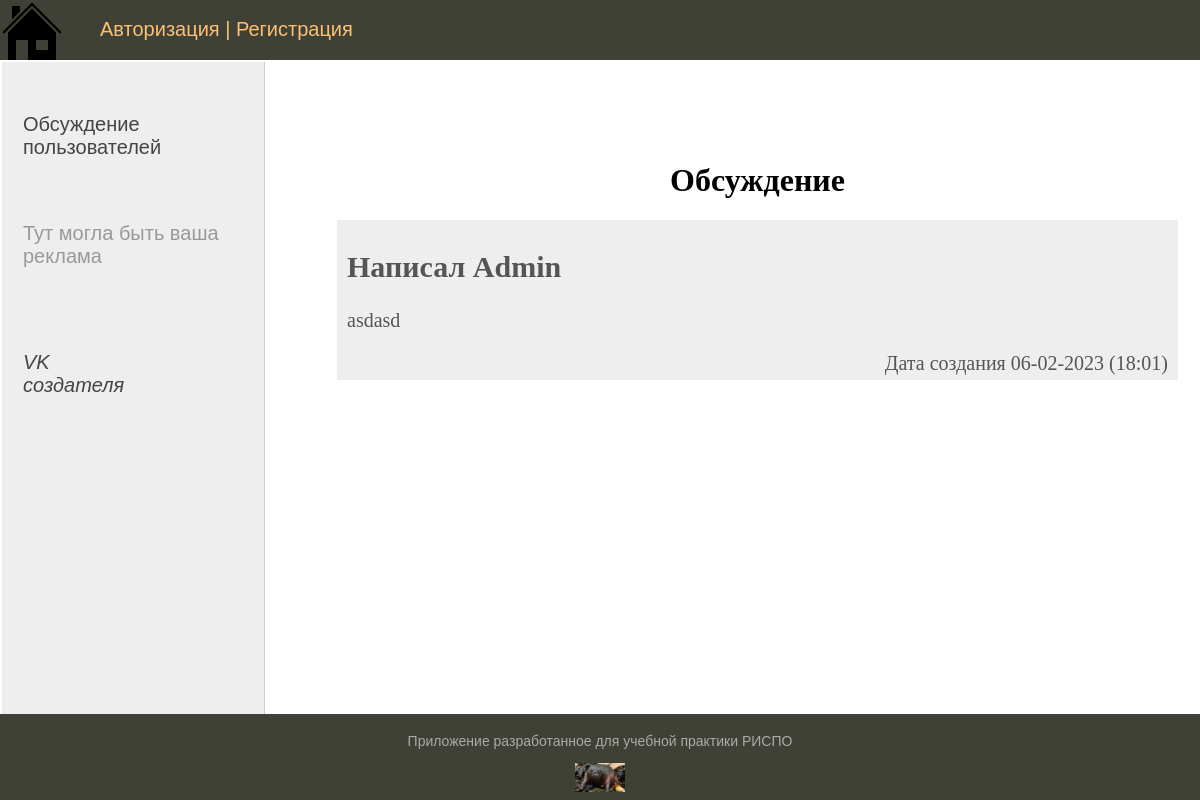
Before: /discussion/ with the older database file.
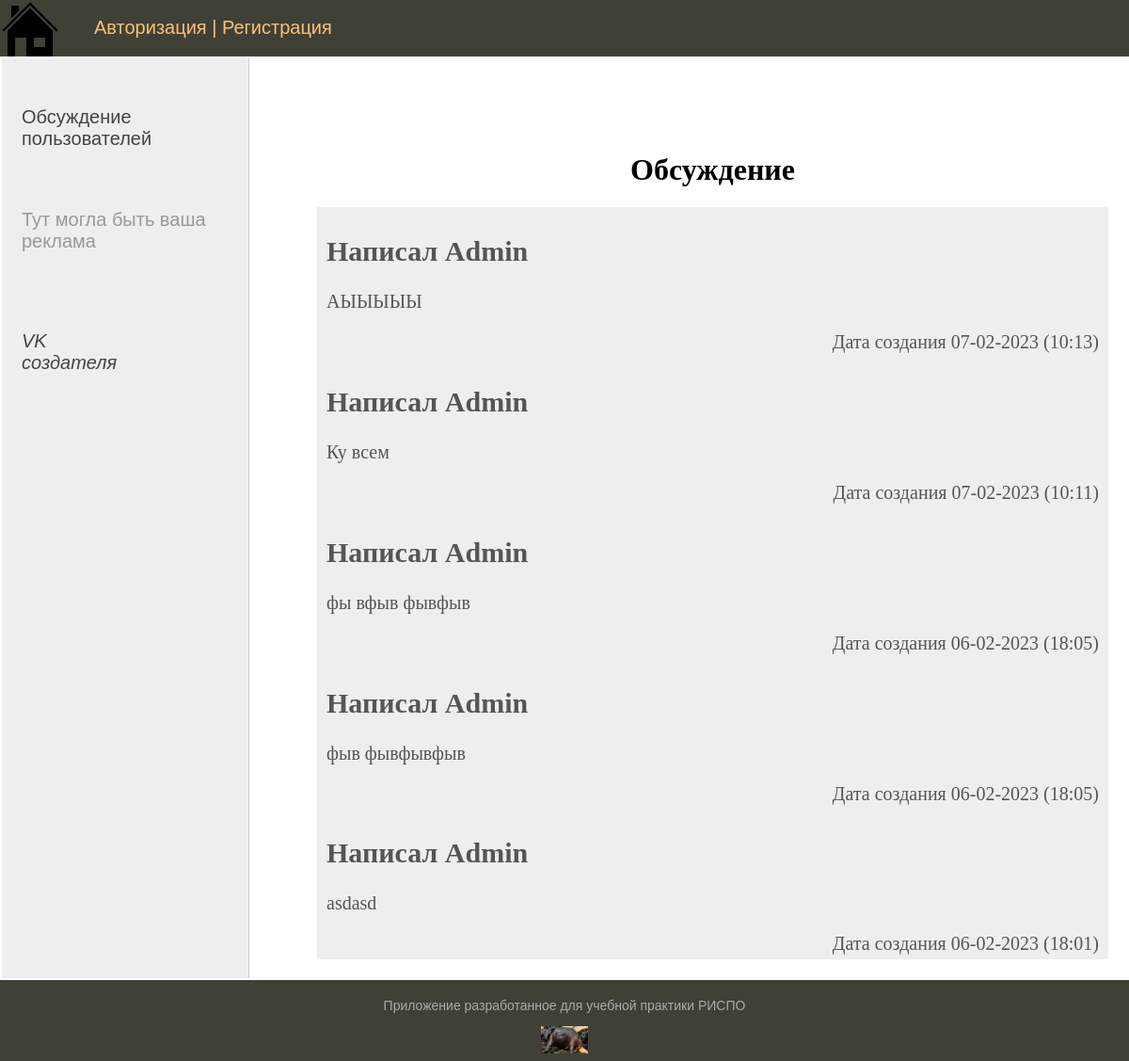
After: the same page with the newer database file.
### people_active/models.py (models this page shows, shortened)
class DiscussionActive(models.Model):
    message = models.CharField(max_length=500, db_index=True, verbose_name="Сообщение")
    name = models.CharField(max_length=100, db_index=True, verbose_name="Никнейм")
    date = models.DateTimeField(auto_now_add=True, verbose_name="Дата создания", null=True)
    class Meta:
        verbose_name_plural = "Сообщения"
        ordering = ["-date"]

### people_active/views.py (the view)
# urls.py: path("discussion/", Discussion.as_view(), name="discussion"),
class Discussion(DataMixin, ListView):
    model = DiscussionActive
    template_name = "discussion.html"
    context_object_name = "discussion"
    def get_context_data(self, **kwargs):
        context = super().get_context_data(**kwargs)
        data_mixin_def = self.get_user_context(title="Обсуждение")
        return context | data_mixin_def

### people_active/utils.py (called while the page is built)
    def get_user_context(self, **kwargs):
        context = kwargs
        groups = Groups.objects.all()
        user_menu = menu.copy()
        if not self.request.user.is_authenticated:
            user_menu.pop(2)
        context["menu"] = user_menu
        context["group"] = groups
        return context

### people_active/templates/discussion.html (shortened to what this page needs)
{% extends 'base.html' %}
{% block content %}
<h1 align="center">{{ title }}</h1>
{% for ds in discussion %}
<div class="article-panel">
    <h2>
        Написал {{ ds.name }}
    </h2>
    <p>
        {{ ds.message }}
    </p>
    <p class="last">Дата создания {{ ds.date|date:"d-m-Y (H:i)" }} </p>
</div>
{% endfor %}
{% endblock content %}

### people_active/templates/base.html (shortened to what this page needs)
{% load static %}
<!DOCTYPE html>
<html lang="en">
<head>
    <link type="text/css" href="{% static 'people_active/css/styles.css' %} " rel="stylesheet"/>
</head>
<body>
<table class="table-page" border=0 cellpadding=0 cellspacing="0">
<tr>
    <td valign="top">
        {% block mainmenu %}
        <div class="header">
            <ul id="mainmenu" class="mainmenu">
                <li class="logo"><a href="{% url 'home' %}" title="На главную">
                    <div class="logo"><img src="{% static 'people_active/images/house.ico' %}"></div>
                </a></li>
                {% if request.user.is_authenticated  and request.user.is_superuser or request.user.is_staff %}
                <li><a href="{% url 'add_page' %}">Добавить в ленту событий</a></li>
                <li class="last">
                    Привет администратор <a href="#">{{ user.username }}</a> | <a href="{% url 'logout' %}">Выйти</a>
                </li>
                {% else %}
                    {% if request.user.is_authenticated %}
                <li class="last">
                    Привет <a href="#">{{ user.username }}</a> | <a href="{% url 'logout' %}">Выйти</a>
                </li>
                {% else %}
                <li>
                        <a href="{% url 'login' %}">
                            Авторизация
                        </a>|
                    <a href="{% url 'register' %}">
                        Регистрация
                    </a>
                    </li>
                {% endif %}
                {% endif %}
            </ul>
        </div>
        {% endblock mainmenu %}
<table class="table-page">
<tr>
    <td valign="top" class="left-chapters">
        <ul id="leftchapters">
            <li>
                <div>
                    <p>
                       <a href="{% url 'discussion' %}">Обсуждение пользователей</a>
                    </p>
                </div>
                 <br>
                <div>
                    <p>Тут могла быть ваша реклама</p>
                </div>
            </li>
            <li class="share">
                <p>
                    <a href="https://vk.com/gasakrus" target="_blank"><br><i>VK создателя</i></a>
                </p>
            </li>
        </ul>
    </td>
<td valign="top" class="content">
    <div class="content-text">
        {% block content %}
        {% endblock content %}
    </div>
</td>
</tr>
</table>
    </td>
</tr>
<tr>
    <td valign=top>
	<div id="footer">
		<p align="middle">
            Приложение разработанное для учебной практики РИСПО
        </p>
        <center>
            <img src="{% static 'people_active/images/jabka.jpg' %}" height="50 px" width="50 px"  >
        </center>
	</div>
</td>
</tr>
</table>
</body>
</html>

### people_active/static/people_active/css/styles.css (style rules this page uses)
html, body { font-family: 'Arial'; margin: 0; padding: 0; height: 100%; width: 100%; color: #444; }
a { color: #0059b2; text-decoration: none; }
img { max-width: 600px; height: auto; }
div.article-panel { background: #eee; padding: 5px 10px 5px 10px; box-sizing: border-box; overflow: hidden; color: #555; }
div.article-panel p.last { margin: 0; float: right; }
.table-page { width: 100%; height: 100%; vertical-align: top; }
.table-page tr { height: 100%; }
.header { background: #3F4137; height: 60px; }
.logo { background: url('../images/дом.png') no-repeat 10px 5px; width: 70px; height: 60px; }
ul.mainmenu { list-style: none; margin: 0; padding: 0; height: 60px; color: #fdc073; font-size: 20px; overflow: hidden; }
ul.mainmenu li { float: left; margin: 18px 40px 0 30px; }
ul.mainmenu li.logo { margin: 0; }
ul.mainmenu li a { color: #fdc073; text-decoration: none; }
.left-chapters { margin: 0; background: #eee; border-right: 1px solid #ccc; min-height: 100%; }
.left-chapters ul { width: 230px; min-height: 100%; margin: 0; padding: 20px 10px 10px 20px; list-style: none; font-size: 20px; }
.left-chapters ul li { margin: 30px 0 0 0; color: #999; }
.left-chapters ul li a { color: #444; text-decoration: none; }
.left-chapters ul li.share { margin: 60px 0 0 0; }
.left-chapters ul li.share p { margin: 30px 0 30px 0; }
.left-chapters ul li.share a { display: inline-block; width: 40px; height: 40px; margin: 0 20px 0 0; }
.content { padding: 40px 20px 20px 40px; width: 100%; box-sizing: border-box; }
.content-text { margin: 60px 0 0 30px; color: #000; font-size: 20px; font-family: Yandex Sans Display Light; }
.content-text h1 { font-size: 32px; }
#footer { box-sizing: border-box; background: #3F4137; padding: 5px; color: #aaa; font-size: 14px; font-family: Verdana, Geneva, Arial, Helvetica; text-align: left; overflow: hidden; }

Changed rows visible on the page:
added DiscussionActive: name "Admin", message "АЫЫЫЫЫ", date "07-02-2023 (10:13)"
added DiscussionActive: name "Admin", message "Ку всем", date "07-02-2023 (10:11)"
added DiscussionActive: name "Admin", message "фы вфыв фывфыв", date "06-02-2023 (18:05)"
added DiscussionActive: name "Admin", message "фыв фывфывфыв", date "06-02-2023 (18:05)"
